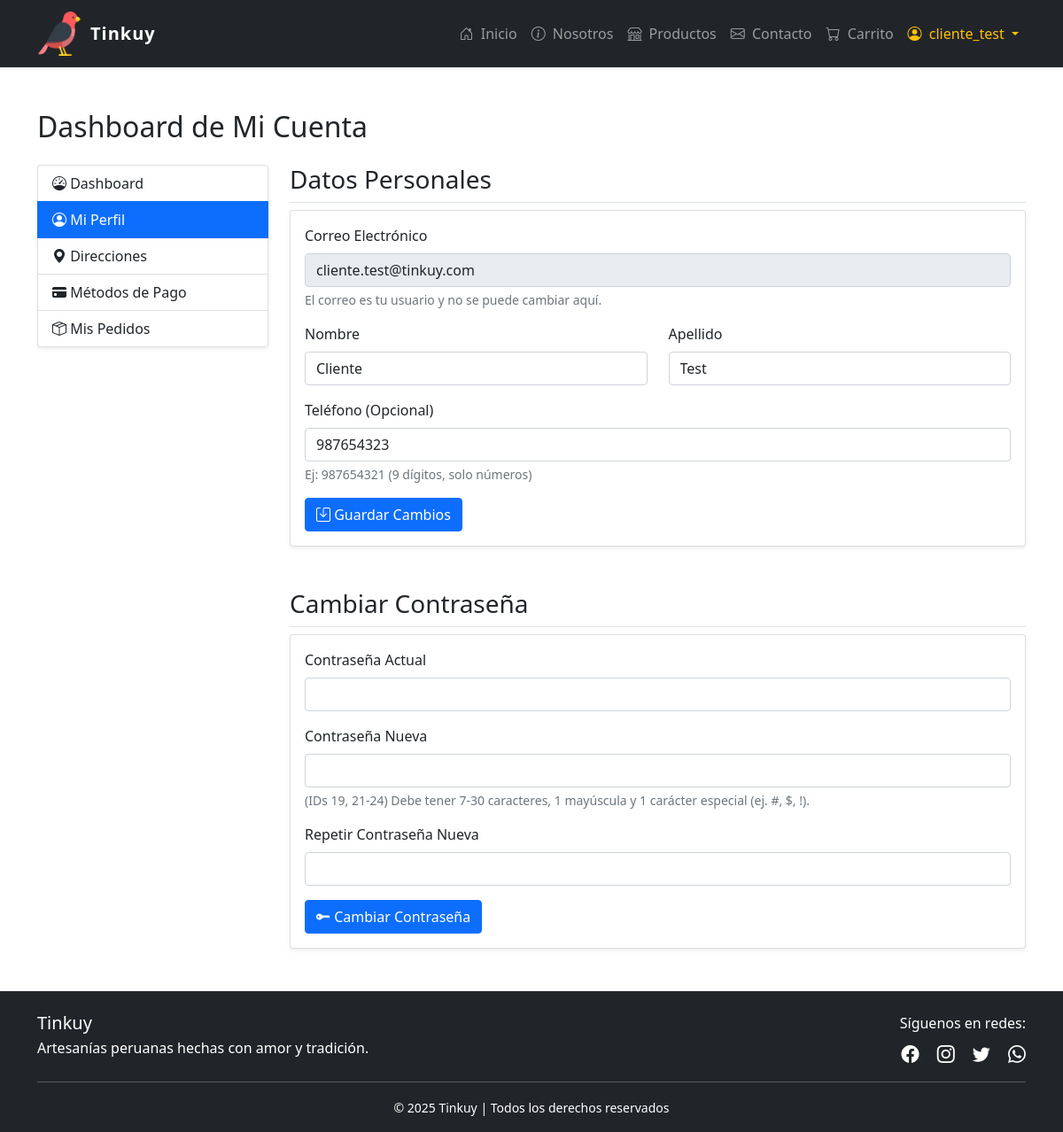
/public/index.php?page=mi_perfil&seccion=perfil (signed in), run on the app's committed database.
### tables this page shows
CREATE TABLE `perfiles` (
  `id_perfil` int(11) NOT NULL,
  `id_usuario` int(11) NOT NULL,
  `nombres` varchar(100) DEFAULT NULL,
  `apellidos` varchar(100) DEFAULT NULL,
  `telefono` varchar(20) DEFAULT NULL
);

CREATE TABLE `usuarios` (
  `id_usuario` int(11) NOT NULL,
  `id_rol` int(11) NOT NULL,
  `estado` varchar(10) NOT NULL DEFAULT 'activo',
  `usuario` varchar(50) NOT NULL,
  `email` varchar(100) NOT NULL,
  `clave_hash` varchar(255) NOT NULL,
  `fecha_registro` datetime DEFAULT current_timestamp()
);

### src/Controllers/UserController.php (called while the page is built, shortened)
<?php
require_once __DIR__ . '/../Core/db.php';
$id_usuario = $_SESSION['usuario_id'];
$seccion_activa = $_GET['seccion'] ?? 'dashboard';
$datos_perfil = ['nombre' => '', 'apellido' => '', 'email' => '', 'telefono' => ''];
$stmt_data = $conn->prepare("SELECT u.email, p.nombres, p.apellidos, p.telefono FROM usuarios u LEFT JOIN perfiles p ON u.id_usuario = p.id_usuario WHERE u.id_usuario = ?");
$stmt_data->bind_param("i", $id_usuario);
$stmt_data->execute();
$resultado_data = $stmt_data->get_result();
if ($fila = $resultado_data->fetch_assoc()) {
    $datos_perfil['nombre'] = $fila['nombres'] ?? '';
    $datos_perfil['apellido'] = $fila['apellidos'] ?? '';
    $datos_perfil['email'] = $fila['email'];
    $datos_perfil['telefono'] = $fila['telefono'] ?? '';
}
?>

### src/Views/user/mi_perfil.php (the view, shortened to what this page needs)
<?php
require_once __DIR__ . '/../../Controllers/UserController.php';
?>
<!DOCTYPE html>
<html lang="es">
<head>
    <link href="https://cdn.jsdelivr.net/npm/bootstrap@5.0.2/dist/css/bootstrap.min.css" rel="stylesheet" />
    <link href="https://cdn.jsdelivr.net/npm/bootstrap-icons@1.10.5/font/bootstrap-icons.css" rel="stylesheet" />
</head>
<body>
    <?php include BASE_PATH . '/src/Views/components/navbar.php'; ?>
    <main class="container my-5">
        <h2 class="mb-4">Dashboard de Mi Cuenta</h2>
        <div class="row">
            <div class="col-md-3">
                <div class="list-group shadow-sm">
                    <a href="<?= $base_url ?>?page=mi_perfil&seccion=dashboard" class="list-group-item list-group-item-action <?= ($seccion_activa === 'dashboard') ? 'active' : '' ?>">
                        <i class="bi bi-speedometer"></i> Dashboard
                    </a>
                    <a href="<?= $base_url ?>?page=mi_perfil&seccion=perfil" class="list-group-item list-group-item-action <?= ($seccion_activa === 'perfil') ? 'active' : '' ?>">
                        <i class="bi bi-person-circle"></i> Mi Perfil
                    </a>
                    <a href="<?= $base_url ?>?page=mi_perfil&seccion=direcciones" class="list-group-item list-group-item-action <?= ($seccion_activa === 'direcciones') ? 'active' : '' ?>">
                        <i class="bi bi-geo-alt-fill"></i> Direcciones
                    </a>
                    <a href="<?= $base_url ?>?page=mi_perfil&seccion=pagos" class="list-group-item list-group-item-action <?= ($seccion_activa === 'pagos') ? 'active' : '' ?>">
                        <i class="bi bi-credit-card-fill"></i> Métodos de Pago
                    </a>
                    <a  href="<?= $base_url ?>?page=pedidos" class="list-group-item list-group-item-action">
                        <i class="bi bi-box-seam"></i> Mis Pedidos
                    </a>
                </div>
            </div>
            <div class="col-md-9">
                <?php if ($seccion_activa === 'dashboard'): ?>
                    <h3 class="border-bottom pb-2">Resumen de la Cuenta</h3>
                    <p>Bienvenido, <strong><?= htmlspecialchars($datos_perfil['nombre'] . " " . $datos_perfil['apellido']) ?></strong>. </p>
                    <div class="row row-cols-1 row-cols-md-2 g-4">
                        <div class="col">
                            <div class="card bg-light shadow-sm">
                                <div class="card-body">
                                    <h5 class="card-title"><i class="bi bi-geo-alt-fill"></i> Direcciones</h5>
                                    <p class="card-text">Tienes <strong><?= count($direcciones) ?></strong> direcciones guardadas.</p>
                                    <a href="<?= $base_url ?>?page=mi_perfil&seccion=direcciones" class="btn btn-sm btn-outline-primary">Gestionar Direcciones</a>
                                </div>
                            </div>
                        </div>
                        <div class="col">
                            <div class="card bg-light shadow-sm">
                                <div class="card-body">
                                    <h5 class="card-title"><i class="bi bi-credit-card-fill"></i> Pagos</h5>
                                    <p class="card-text">Tienes <strong><?= count($tarjetas) ?></strong> métodos de pago guardados.</p>
                                    <a href="<?= $base_url ?>?page=mi_perfil&seccion=pagos" class="btn btn-sm btn-outline-primary">Gestionar Pagos</a>
                                </div>
                            </div>
                        </div>
                    </div>
                <?php elseif ($seccion_activa === 'perfil'): ?>
                    <h3 class="border-bottom pb-2">Datos Personales</h3>
                    <div class="card shadow-sm mb-4">
                        <div class="card-body">
                            <form method="POST" action="<?= $base_url ?>?page=mi_perfil&seccion=perfil">
                                <div class="mb-3">
                                    <label for="email" class="form-label">Correo Electrónico</label>
                                    <input type="email" class="form-control" id="email" value="<?= htmlspecialchars($datos_perfil['email']) ?>" disabled>
                                    <div class="form-text">El correo es tu usuario y no se puede cambiar aquí.</div>
                                </div>
                                <div class="row">
                                    <div class="col-md-6 mb-3">
                                        <label for="nombre" class="form-label">Nombre</label>
                                        <input type="text" class="form-control" id="nombre" name="nombre"
                                               value="<?= htmlspecialchars($datos_perfil['nombre']) ?>"
                                               required
                                               minlength="2"
                                               maxlength="50"
                                               pattern="[a-zA-Z\sñáéíóúÁÉÍÓÚ]+"
                                               title="Mín. 2, Máx. 50 caracteres. Solo letras y espacios. (IDs 66, 67, 68)">
                                    </div>
                                    <div class="col-md-6 mb-3">
                                        <label for="apellido" class="form-label">Apellido</label>
                                        <input type="text" class="form-control" id="apellido" name="apellido"
                                               value="<?= htmlspecialchars($datos_perfil['apellido']) ?>"
                                               required
                                               minlength="2"
                                               maxlength="50"
                                               pattern="[a-zA-Z\sñáéíóúÁÉÍÓÚ]+"
                                               title="Mín. 2, Máx. 50 caracteres. Solo letras y espacios. (IDs 66, 67, 68)">
                                    </div>
                                </div>
                                <div class="mb-3">
                                    <label for="telefono" class="form-label">Teléfono (Opcional)</label>
                                    <input type="tel" class="form-control" id="telefono" name="telefono"
                                           value="<?= htmlspecialchars($datos_perfil['telefono']) ?>"
                                           pattern="[0-9]{9}"
                                           maxlength="9"
                                           title="Debe tener 9 dígitos (solo números). (IDs 36-39)">
                                    <div class="form-text">Ej: 987654321 (9 dígitos, solo números)</div>
                                </div>
                                <button type="submit" class="btn btn-primary"><i class="bi bi-save"></i> Guardar Cambios</button>
                            </form>
                        </div>
                    </div>
                    <h3 class="border-bottom pb-2 mt-5">Cambiar Contraseña</h3>
                    <div class="card shadow-sm">
                        <div class="card-body">
                            <form method="POST" action="<?= $base_url ?>?page=mi_perfil&seccion=perfil">
                                <div class="mb-3">
                                    <label for="clave_actual" class="form-label">Contraseña Actual</label>
                                    <input type="password" class="form-control" id="clave_actual" name="clave_actual"
                                           required
                                           minlength="7"
                                           maxlength="30"
                                           title="Tu contraseña actual (mín. 7 caracteres). (ID 87)">
                                </div>
                                <div class="mb-3">
                                    <label for="clave_nueva" class="form-label">Contraseña Nueva</label>
                                    <input type="password" class="form-control" id="clave_nueva" name="clave_nueva"
                                           required
                                           minlength="7"
                                           maxlength="30"
                                           aria-describedby="passwordHelpBlock">
                                    <div id="passwordHelpBlock" class="form-text">
                                        (IDs 19, 21-24) Debe tener 7-30 caracteres, 1 mayúscula y 1 carácter especial (ej. #, $, !).
                                    </div>
                                </div>
                                <div class="mb-3">
                                    <label for="clave_repetida" class="form-label">Repetir Contraseña Nueva</label>
                                    <input type="password" class="form-control" id="clave_repetida" name="clave_repetida"
                                           required
                                           minlength="7"
                                           maxlength="30"
                                           title="Repite la nueva contraseña. (ID 85)">
                                </div>
                                <button type="submit" class="btn btn-primary"><i class="bi bi-key-fill"></i> Cambiar Contraseña</button>
                            </form>
                        </div>
                    </div>
                <?php endif; ?>
            </div>
        </div>
    </main>
    <?php
    include BASE_PATH . '/src/Views/components/footer.php';
    ?>
</body>
</html>

### src/Views/components/footer.php (style rules this page uses)
html, body { height: 100%; }
body { display: flex; flex-direction: column; min-height: 100vh; }
main { flex: 1; }

### data on the page
perfiles: id_usuario.email "cliente.test@tinkuy.com", nombre "Cliente", apellido "Test", telefono "987654323"

### other printed values
$display_name "cliente_test"
